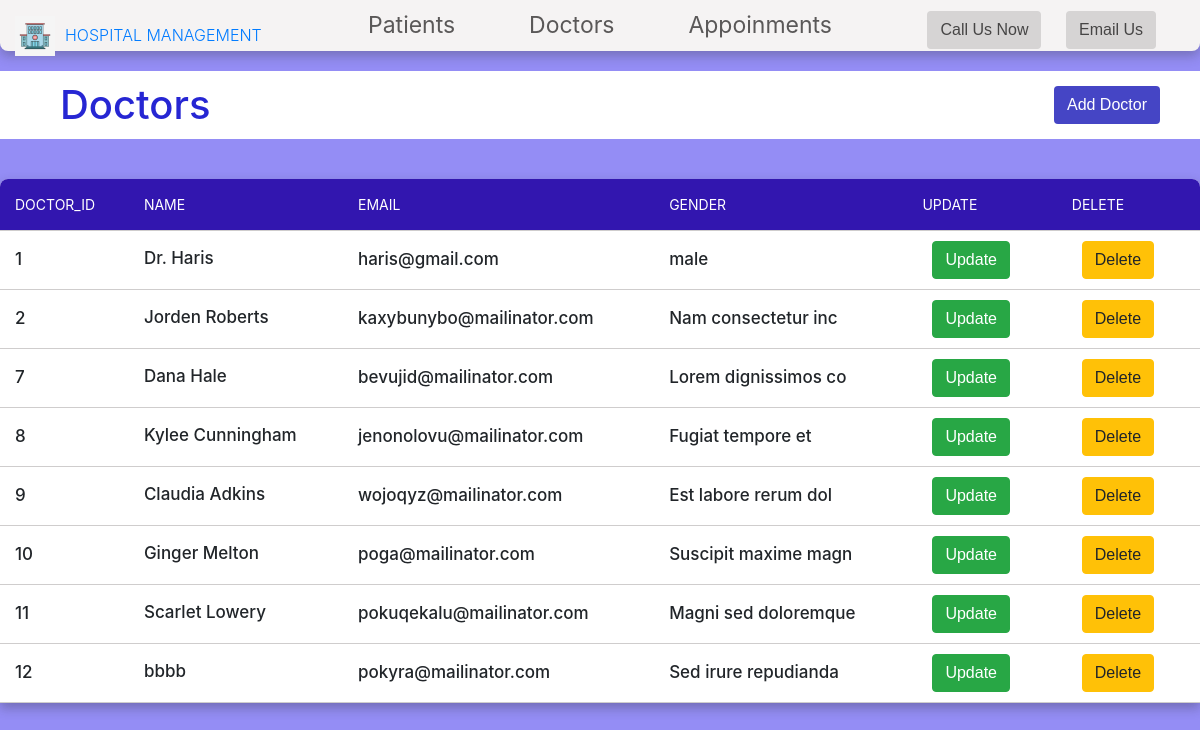
Screenshot of /doctor/doctor.php with the database file from the repository.
### tables this page shows
CREATE TABLE `doctor` (
  `id` int(100) NOT NULL,
  `name` varchar(255) NOT NULL,
  `email` varchar(255) NOT NULL,
  `gender` varchar(255) NOT NULL
);

### doctor/doctor.php (the view, shortened to what this page needs)
<!DOCTYPE html>
<html lang="en">
  <head>
  <link rel="stylesheet" href="../dashboard.html" />
  <link rel="stylesheet" href="../navbar.css" />
  <link rel="stylesheet" href="https://cdn.jsdelivr.net/npm/bootstrap@4.0.0/dist/css/bootstrap.min.css">
    <link rel="stylesheet" href="../css/doctor.css" />
  </head>
  <body>
     <?php include("../db/dbconn.php") ?>
    <div class="back">
        <header class="header">
            <div class="left">
                <img src="../Images/HMS logo.jpg" alt="">
                <div>
                  <a href="../dashboard.php">
                    HOSPITAL MANAGEMENT
                  </a>
                </div>
            </div>
            <div class="mid"   style="padding-top:0px">
                <ul class="navbar">
                    <li> <a href="../patient/patient.php" >Patients</a></li>
                    <li> <a href="./doctor.php">Doctors</a></li>
                    <li> <a href="../appoinment/appoinment.php">Appoinments</a></li>
                </ul>
            </div>
            <div class="right"  style="padding-top:10px">
                <button class="btn">Call Us Now</button>
                <button class="btn">Email Us</button>
            </div>
        </header>
    </div>
    <div class="doctor">
        <h1 class="doctor">Doctors</h1>
              <div>
        <button class="btn btnn" style="margin-top: 0px" data-bs-toggle="modal" data-bs-target="#exampleModal">Add Doctor</button>
      </div>
    </div>
    <div class="tab">
        <table width="100%">
            <tr id="head">
                <th>Doctor_ID</th>
                <th>Name</th>
                <th>Email</th>
                <th>Gender</th>
                <th>Update</th>
                <th>Delete</th>
            </tr>
            <tbody>
    <?php
    $query = "select * from doctor";
    $result = mysqli_query($conn, $query);
    if (!$result) {
      echo "No Doctor found".mysqli_error($conn);
    }
    else{
      while($row = mysqli_fetch_array($result)){
        ?>
          <tr>
            <td class="no"><?php echo $row['id']; ?></td>
            <td class="name" style="margin-top: 5px"><?php echo $row['name']; ?></td>
            <td class="email"><?php echo $row['email']; ?></td>
            <td class="gender"><?php echo $row['gender']; ?></td>
          <td><a href="update_doctor.php?id=<?php echo $row['id']; ?>" class="btn btn-success" style="margin-top: 0px">Update</a></td>
          <td><a href="delete_doctor.php?id=<?php echo $row['id']; ?>" class="btn btn-warning" style="margin-top: 0px">Delete</a></td>
        </tr>
        <?php
      }
    }
    ?>
        </tbody>
      </table>
    </div>
</body>
</html>

### navbar.css (style rules this page uses)
* { padding: 0px; margin: 0px; box-sizing: border-box; }
.back { background-color: rgb(245, 243, 243); width: 100%; height: px; margin-top: -20px; border-bottom-left-radius: 8px; border-bottom-right-radius: 8px; box-shadow: 0 5px 12px rgba(46, 46, 46, 0.3); }
.left { position: absolute; left: 15px; top: 36px; display: inline-block; line-height: 8px; font-size: 24px; }
.left img { width: 40px; height: 40px; margin-top: -20px; }
.left div { text-align: center; margin-left: 50px; margin-top: -25px; color: rgb(90, 88, 88); font-size: 16px; font-weight: 350; }
.mid { display: block; width: 43%; margin: 20px auto; }
.right { position: absolute; right: 34px; top: 26px; display: inline-block; }
.navbar { display: inline-block; margin-top: 10px; }
.navbar li { display: inline-block; font-size: 23px; }
.navbar li a { text-decoration: none; padding: 35px 10px; color: rgb(90, 88, 88); }
.btn { font-family: "Signika Negative", sans-serif; margin: 0px 10px; margin-top: -40px; color: rgb(70, 69, 69); background-color: rgb(214, 212, 212); padding: 4px 14px; border: 1px solid rgb(70, 69, 69); border-radius: 10px; font-size: 17px; cursor: pointer; }

### css/doctor.css (style rules this page uses)
* { margin: 0; padding: 0; box-sizing: border-box; }
body { width: 100%; background-color: rgb(148, 141, 245); }
.doctor { width: 100%; margin: 10px auto; background-color: white; color: rgb(38, 38, 211); display: flex; justify-content: space-between; align-items: center; padding: 0px 30px; }
.btnn { background-color: rgb(69, 69, 197); color: white; }
.tab { width: 100%; margin: 40px auto; overflow: auto; background-color: white; border-top-left-radius: 8px; border-top-right-radius: 8px; box-shadow: 0 5px 12px rgba(32, 32, 32, 0.3); }
#head th { font-size: 14px; text-transform: uppercase; font-weight: 400; background-color: rgb(50, 22, 175); text-align: start; padding: 15px; color: white; }
tbody tr td { padding: 10px 15px; }
.tab .name { display: flex; justify-content: flex-start; text-align: start; align-items: center; }
table { border-collapse: collapse; }
tr { border-bottom: 1px solid rgb(207, 205, 205); font-size: 17px; font-weight: 550; }

### rows the page displays
doctor: id "1", name "Dr. Haris", email "haris@gmail.com", gender "male"
doctor: id "2", name "Jorden Roberts", email "kaxybunybo@mailinator.com", gender "Nam consectetur inc"
doctor: id "7", name "Dana Hale", email "bevujid@mailinator.com", gender "Lorem dignissimos co"
doctor: id "8", name "Kylee Cunningham", email "jenonolovu@mailinator.com", gender "Fugiat tempore et"
doctor: id "9", name "Claudia Adkins", email "wojoqyz@mailinator.com", gender "Est labore rerum dol"
doctor: id "10", name "Ginger Melton", email "poga@mailinator.com", gender "Suscipit maxime magn"
doctor: id "11", name "Scarlet Lowery", email "pokuqekalu@mailinator.com", gender "Magni sed doloremque"
doctor: id "12", name "bbbb", email "pokyra@mailinator.com", gender "Sed irure repudianda"
